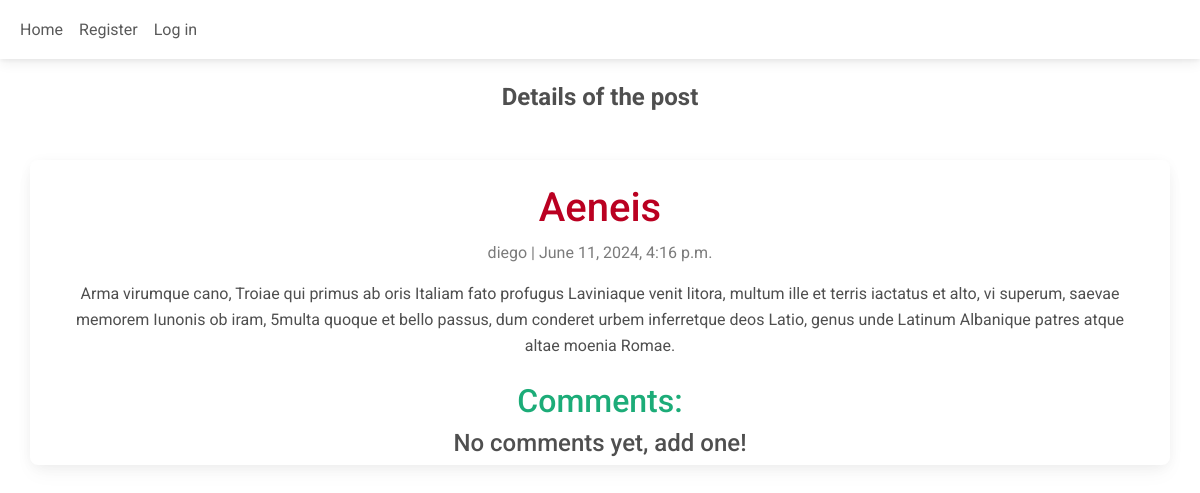
Page /aeneis_proemium/ on the committed database.
### App/models.py (models this page shows, shortened)
class Post(models.Model):
    title = models.CharField(max_length=200, unique=True)
    slug = models.SlugField(max_length=200, unique=True)
    author = models.ForeignKey(User, on_delete=models.CASCADE, related_name="user_blog_posts")
    blog = models.ForeignKey(Blog, on_delete=models.CASCADE, related_name="blog_posts")
    created_on = models.DateTimeField(auto_now_add=True)
    updated_on = models.DateTimeField(auto_now=True)
    content = models.TextField()
    status = models.IntegerField(choices=STATUS, default=0)

### App/views.py (the view)
# urls.py: path('<slug:post>/', views.postDetails, name='post_details'),
def postDetails(request, post):
    post = get_object_or_404(Post, slug=post)
    return render(request, 'post_detail.html', {"post": post})

### App/templates/post_detail.html (shortened to what this page needs)
{% extends "base.html" %}
{% block title %}Details of the post {% endblock %}
{% block content %}
<div class="row">
  <div class="col-12 card">
    <div class="card-body">
      <h1 style="color:#BA0021">{{ post.title }}</h1>
      <p class=" text-muted">{{ post.author }} | {{ post.created_on }}</p>
      <p class="card-text">{{ post.content }}</p>
    </div>
    <h2 style="color: #1CAC78">Comments:</h2>
    {% if not post.post_comments.all %}
      <h4>No comments yet, add one!</h4>
    {% endif %}
  </div>
</div>
{% endblock content %}

### App/templates/base.html (shortened to what this page needs)
<!DOCTYPE html>
<html lang="en">
{% load static %}
<head>
    <link rel="stylesheet" href="https://use.fontawesome.com/releases/v6.0.0/css/all.css" />
    <link rel="stylesheet" href="{% static '../static/css/mdb.min.css' %}" />
</head>
<body style="padding-top:35px;">
    <header>
        <nav class="navbar navbar-expand-lg navbar-light bg-white fixed-top">
          <div class="container-fluid">
            <div class="collapse navbar-collapse" id="navbarExample01">
              <ul class="navbar-nav me-auto mb-2 mb-lg-0">
                <li class="nav-item active">
                  <a class="nav-link" aria-current="page" href="{% url 'home' %}">Home</a>
                </li>
                {% if user.is_authenticated %}
                    <li class="nav-item">
                      <a class="nav-link" href="{% url 'logout' %}" target="_self">Logout</a>
                    </li>
                {% else %}
                    <li class="nav-item">
                        <a class="nav-link" href="{% url 'register' %}" target="_self">Register</a>
                    </li>
                  <li class="nav-item">
                        <a class="nav-link" href="{% url 'login' %}" target="_self">Log in</a>
                  </li>
                {% endif %}
              </ul>
            </div>
          </div>
        </nav>
    </header>
  <main class="my-5">
    <div class="container">
      <section class="text-center">
          <h4 class="mb-5"><strong>{% block title %}{% endblock %}</strong></h4>
          {% block content %}
          {% endblock %}
      </section>
    </div>
  </main>
</body>
</html>

### rows in the picture
Post: title "Aeneis", author "diego", created_on "June 11, 2024, 4:16 p.m.", content "Arma virumque cano, Troiae qui primus ab oris Italiam fato profugus Laviniaque venit litora, multum ille et terris iactatus et alto, vi superum, saevae memorem Iunonis ob iram, 5multa quoque et bello passus, dum conderet urbem inferretque deos Latio, genus unde Latinum Albanique patres atque altae moenia Romae."
